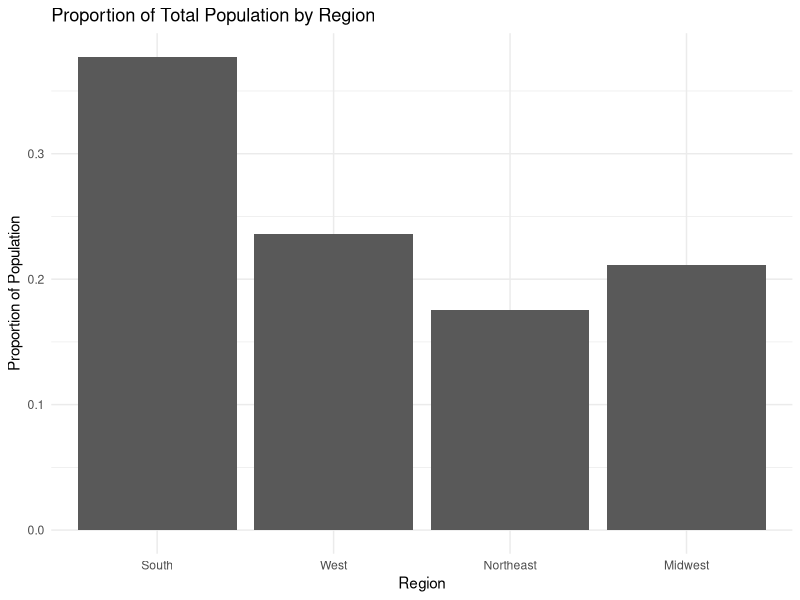
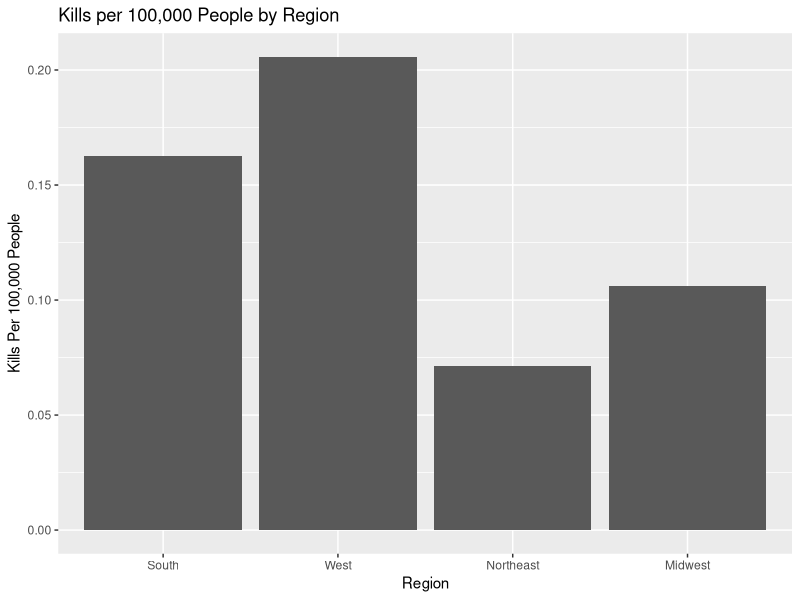
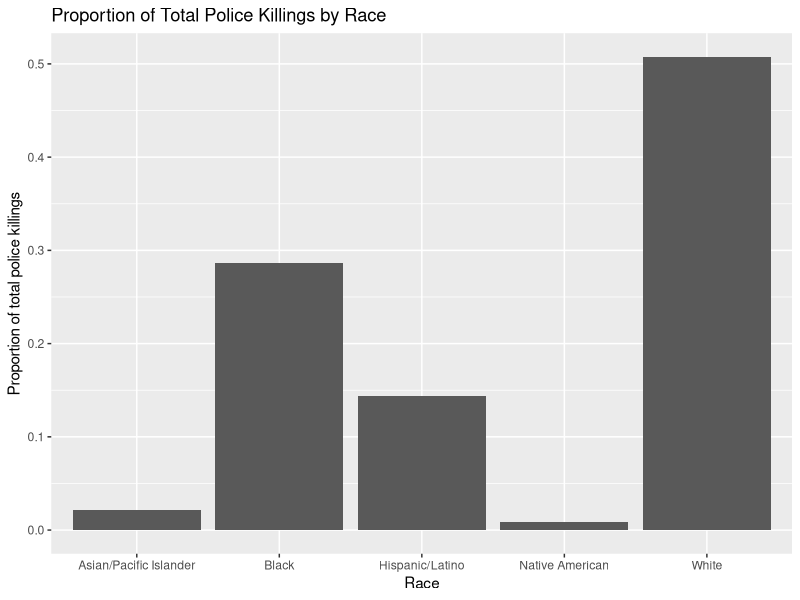
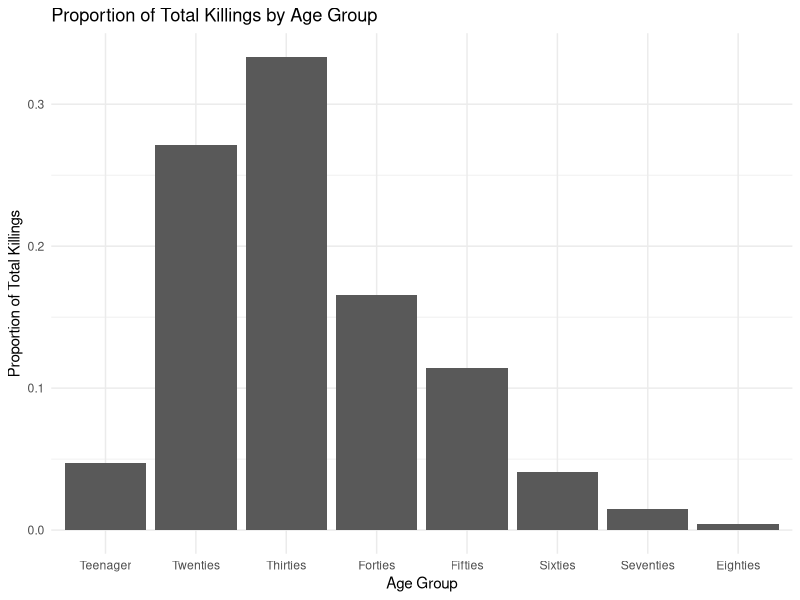
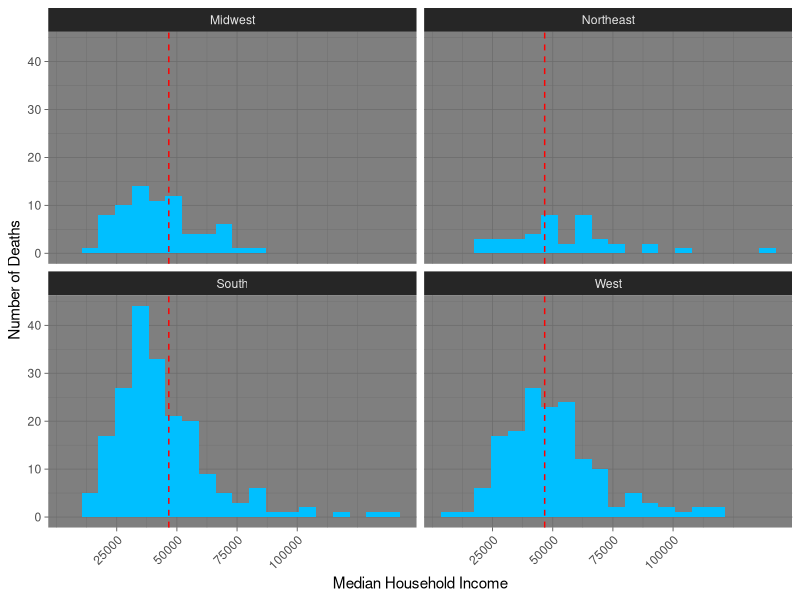
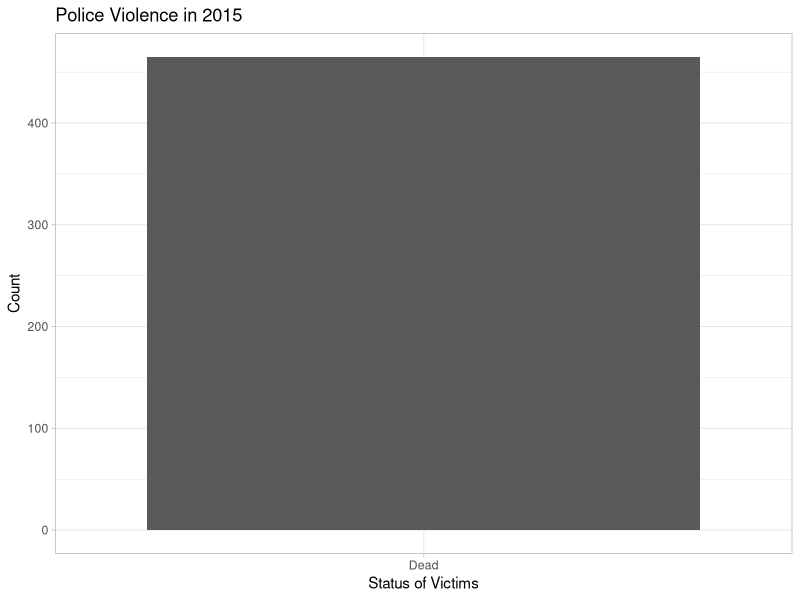
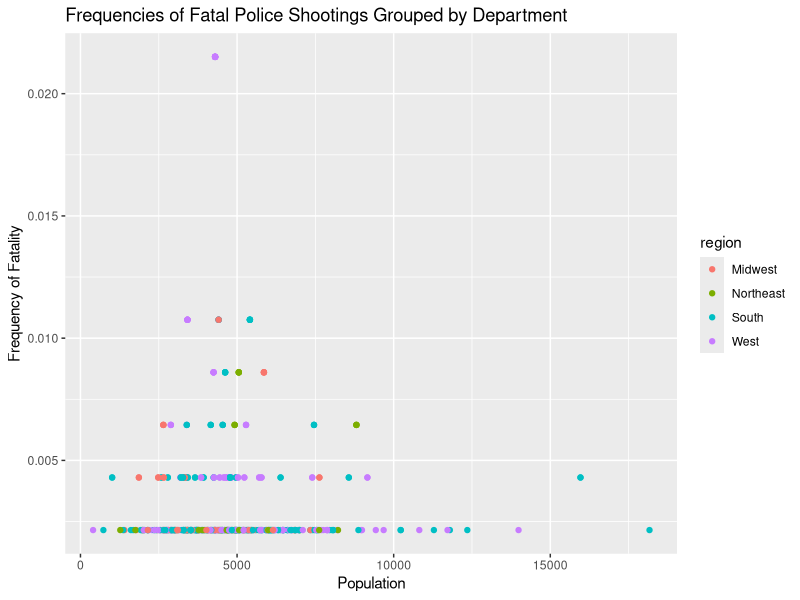
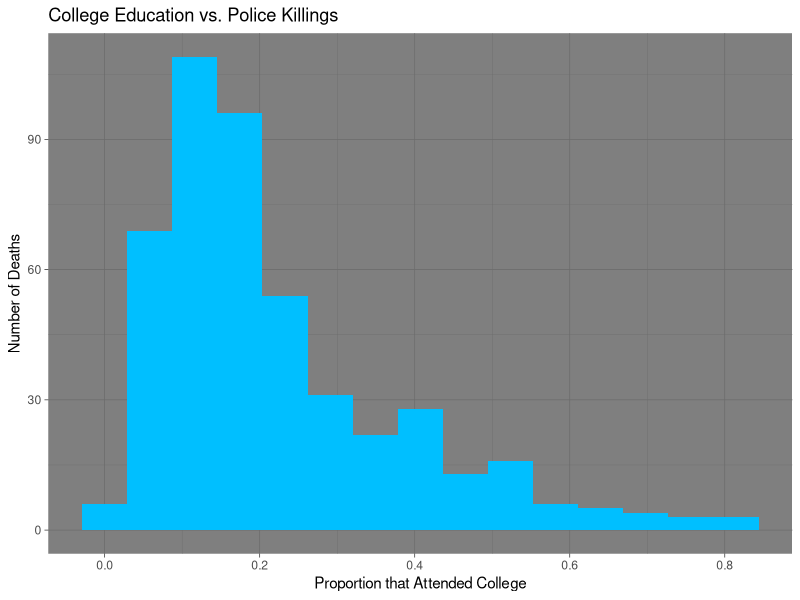

Write the R code that produced these figures, in order.
## ---- chunk 1
knitr::opts_chunk$set(echo = TRUE)
library(tidyverse)
library(Hmisc)
library(modelr)
library(dplyr)
library(xtable)
library(forcats)


# Import Data Below
PoliceKillings<-read_csv("PKcleanP2.csv")

# Add DC to the South region
PoliceKillings$region[which(PoliceKillings$State=="DC")]<-"South"
## ---- chunk 2
# Adding populations by state and adding populations by region
populations<-read_csv("StatePops.csv")
pops<-populations[-1,3:11]


# Import states by region
region.data<-read_csv("StatesbyCensusRegion.csv")


# Joining state pop and region data
pops1<-pops %>%
  select("GEO.display-label","respop72015") %>%
  rename(State="GEO.display-label",Pop2015=respop72015) %>%
  left_join(region.data,by="State") %>%
  mutate(Pop2015=as.numeric(Pop2015)) %>%
  group_by(region) %>%
  mutate(PopByRegion=sum(Pop2015)) %>%
  select(PopByRegion,region) %>%
  ungroup() %>%
  mutate(Pop.prop=PopByRegion/PopByRegion[1])

# Create a tibble of uniqe regions, pops, and prop pops
pops2<- tibble(PopByRegion=unique(pops1$PopByRegion),Region=unique(pops1$region),Pop.prop=unique(pops1$Pop.prop))

# Converting region variable to a factor
regions<-pops2 %>%
  mutate(Region=as_factor(Region))
levels(regions$Region)

# Remove the row for US total police killings
regions<-regions[-c(is.na(regions$Region)),]

## ---- chunk 3
# Print out a plot of proportion of population in each region
ggplot(regions) +
  geom_col(aes(x=fct_explicit_na(Region,na_level = "US Total"),y=Pop.prop))+
  xlab("Region")+
  ylab("Proportion of Population")+
  ggtitle("Proportion of Total Population by Region")+
  theme_minimal()
## ---- chunk 4
# Count how many police killings are in each state
state.kills<-PoliceKillings %>%
  select(State) %>%
  mutate(State=as_factor(State)) %>%
  group_by(State) %>%
  dplyr::summarize(count=n())

# Count how many police killings are in each region
region.kills<-PoliceKillings %>%
  select(region) %>%
  mutate(region=as_factor(region)) %>%
  group_by(region) %>%
  dplyr::summarize(count=n())

## ---- chunk 5
# Create population state data frame
states<- pops %>%
  select("GEO.display-label","respop72015") %>%
  rename(State="GEO.display-label",Pop2015=respop72015) %>%
  mutate(Pop2015=as.numeric(Pop2015)) %>%
  left_join(region.data,by="State") %>%
  select(-region)

# Join police killings by state with population state data and create a variable for kills per 100,000 per state
states1<-states[-c(1),] %>%
  select(Pop2015,State,state) %>%
  right_join(state.kills,by=c("state"="State")) %>%
  mutate(kill.pc.state=count/Pop2015*100000)

# Join police killings by region with population regions data and create a variable for kills per 100,000 per region
regions1<-regions %>%
  select(PopByRegion,Region) %>%
  right_join(region.kills,by=c("Region"="region")) %>%
  mutate(kill.pc.region=count/PopByRegion*100000)

## ---- chunk 6
# Create a graph for police killing rates per 100,000 people by region
ggplot(regions1)+
  geom_col(aes(x=Region,y=kill.pc.region))+
  ylab("Kills Per 100,000 People")+
  ggtitle("Kills per 100,000 People by Region")
## ---- chunk 7
Races <- PoliceKillings %>% 
  group_by(Race) %>%
  dplyr::summarize(count=n()) %>%
  ungroup() %>%
  mutate(prop=count/sum(count)) 

# Remove the row for unknown races
Races<-Races[-c(which(Races$Race=="Unknown")),]

ggplot(Races) +
  geom_col(aes(x=Race,y=prop))+
  ylab("Proportion of total police killings")+
  ggtitle("Proportion of Total Police Killings by Race")
## ---- chunk 8
Ages <- PoliceKillings %>% 
  mutate(Age = as.factor(Age)) %>%
  group_by(Age)
levels(Ages$Age)
## ---- chunk 9
Ages1 <- Ages %>%
  mutate(Age_Bin=fct_collapse(Age,
                           Teenager = levels(Age)[c(1:4)],
                           Twenties = levels(Age)[c(5:14)],
                           Thirties = levels(Age)[c(15:25)],
                           Forties = levels(Age)[c(26:34)],
                           Fifties = levels(Age)[c(35:44)],
                           Sixties = levels(Age)[c(45:52)],
                           Seventies =  levels(Age)[c(53:58)],
                           Eighties = levels(Age)[c(59:60)],
                           Unknown = levels(Age)[c(61)]
                           )) %>%
           group_by(Age_Bin) %>%
           dplyr::summarize(n=n()) %>%
           ungroup() %>%
           mutate(prop=n/sum(n))
           
# Remove the row for unknown age
Ages1<-Ages1[-c(which(Ages1$Age_Bin=="Unknown")),]
## ---- chunk 10
ggplot(Ages1)+
  geom_col(aes(x=Age_Bin,y=prop))+
  xlab("Age Group")+
  ylab("Proportion of Total Killings")+
  ggtitle("Proportion of Total Killings by Age Group")+
  theme_minimal()
## ---- chunk 11
mean.inc<-mean(PoliceKillings$med.tract.household.inc)

ggplot(PoliceKillings)+
  geom_histogram(aes(x=med.tract.household.inc),bins=20,fill='deepskyblue1')+
  geom_vline(xintercept=mean.inc,linetype="dashed",color="red")+
  facet_wrap(region~.)+
  theme_dark()+
  xlab("Median Household Income")+
  ylab("Number of Deaths")+
  theme(axis.text.x=element_text(angle=45,hjust=1))+
  scale_x_continuous(breaks=c(25000,50000,75000,100000))
## ---- chunk 12
PD = 
  PoliceKillings %>% 
  mutate( 
    killed = ifelse("age">16, 1, 0), 
    killed = factor(killed, levels=c("0","1"), labels = c("Alive","Dead")))
  
ggplot(PD) + 
  geom_bar(mapping = aes(killed)) + 
  theme_light() + 
  ggtitle("Police Violence in 2015") + xlab("Status of Victims") + ylab("Count")
## ---- chunk 13
Agencies = 
  PoliceKillings %>% 
  arrange(Law_Enforcement_Agency) %>% 
  group_by(Law_Enforcement_Agency) %>%
  dplyr::summarize(n = n()) %>%
  mutate( freq = n / sum(n))

Agencies2 = inner_join(Agencies, PoliceKillings) %>%
  select("Law_Enforcement_Agency","freq", -("n"), -("Name"), "Age":"region") 

## ---- chunk 14
Agencies = 
  PoliceKillings %>% 
  group_by(Law_Enforcement_Agency) %>%
  dplyr::summarize(n = n()) %>%
  mutate( freq = n / sum(n))

Agencies2 = inner_join(Agencies, PoliceKillings) %>%
  select("Law_Enforcement_Agency","freq", -("n"), -("Name"), "Age":"region") 

Agencies3 = 
  Agencies2 %>% 
  group_by(Law_Enforcement_Agency) %>% 
  mutate(Population = median(Population),
         Proportion_White = median(Proportion_White), 
         Proportion_Black = median(Proportion_Black), 
         Proportion_Hispanic = median(Proportion_Hispanic), 
         med.tract.personal.inc = median(med.tract.personal.inc),
         med.tract.household.inc = median(med.tract.household.inc), 
         med.county.household.inc = median(med.county.household.inc), 
         Poverty_Rate = median(Poverty_Rate),
         Unemployment_Rate = median(Unemployment_Rate),
         Proportion_Attended_College = median(Proportion_Attended_College), 
         inc.quint.nat = median(inc.quint.nat),
         tractvcount.percentile = median(tractvcount.percentile),
         Age = as.numeric(Age),
         Age = median(Age))

ggplot(data = Agencies3, mapping = aes(x = Population, y=freq, color = region)) + geom_point() + ylab("Median Population") + ylab("Frequency of Fatality") + ggtitle("Frequencies of Fatal Police Shootings Grouped by Department")
## ---- chunk 15
ggplot(data=PoliceKillings) + 
  geom_histogram(mapping=aes(x=Proportion_Attended_College),bins=15,fill="deepskyblue1")+
  labs(x="Proportion that Attended College",y="Number of Deaths",title="College Education vs. Police Killings") + theme_dark()
## ---- chunk 16
unique(PoliceKillings$Cause_Of_Death)
ggplot(data=PoliceKillings) +
  geom_bar(aes(x=Cause_Of_Death))
NoGun= filter(PoliceKillings, Cause_Of_Death != "Gunshot")
ggplot(data=NoGun) +
  geom_bar(aes(x=Cause_Of_Death), color="black",fill=c("red","blue","darkgreen","purple"),size=2) + 
  xlab("Cause of Death") + ylab("Number of Deaths") + 
  theme_light()
## ---- chunk 17
PK1=PoliceKillings%>%
  mutate(higherthanavg=if_else(Unemployment_Rate>0.054,"Yes","No"))
table(PK1$higherthanavg) #count of whether each killing occured in an area that has an unemployment rate higher than the national average of 3.6%

URranges1=cut2(PoliceKillings$Unemployment_Rate,c(0.02,0.04,0.06,0.08,0.1,0.12,0.14,0.16,0.18,0.2,0.22,0.24,0.26,0.28,0.3,0.32,0.34,0.36,0.38,0.4)) 
summary(URranges1) #splitting up unemployment into ranges and then finding the count for each bin

ggplot(PoliceKillings,aes(x=Unemployment_Rate))+geom_histogram(breaks=c(0.02,
                      seq(0.05,0.5,0.05)),col="magenta")+geom_vline(xintercept = 0.054,linetype="dashed",color="yellow")

#histogram of unemployment values

## ---- chunk 18
Armed1=table(PoliceKillings$Armed)
print(Armed1)
ggplot(PoliceKillings,aes(x=PoliceKillings$Armed))+geom_bar()+coord_flip()+xlab("Armed vs Unarmed")
## ---- chunk 19
#
## ---- chunk 20
#
